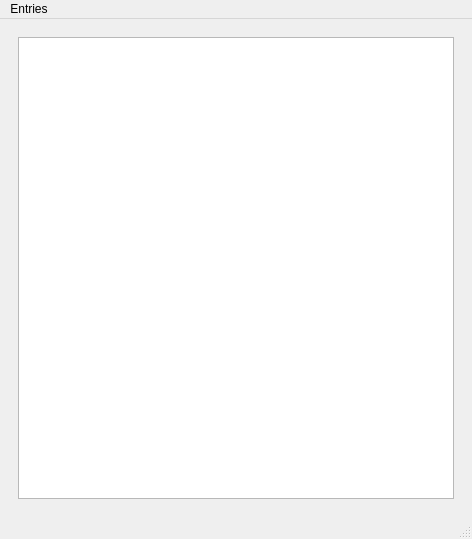
<?xml version="1.0" encoding="UTF-8"?>
<ui version="4.0">
 <class>MainWindow</class>
 <widget class="QMainWindow" name="MainWindow">
  <property name="geometry">
   <rect>
    <x>0</x>
    <y>0</y>
    <width>472</width>
    <height>539</height>
   </rect>
  </property>
  <property name="windowTitle">
   <string>MainWindow</string>
  </property>
  <widget class="QWidget" name="centralwidget">
   <layout class="QGridLayout" name="gridLayout">
    <item row="0" column="0">
     <widget class="QStackedWidget" name="stackedWidget">
      <widget class="QWidget" name="listPage">
       <layout class="QGridLayout" name="gridLayout_2">
        <item row="0" column="0">
         <widget class="QListWidget" name="listWidget"/>
        </item>
       </layout>
      </widget>
      <widget class="QWidget" name="detailPage">
       <layout class="QGridLayout" name="gridLayout_3">
        <item row="0" column="0">
         <widget class="QLabel" name="label">
          <property name="text">
           <string>Name:</string>
          </property>
         </widget>
        </item>
        <item row="0" column="1">
         <widget class="QLineEdit" name="nameEdit"/>
        </item>
        <item row="1" column="0">
         <widget class="QLabel" name="label_2">
          <property name="text">
           <string>Birthday:</string>
          </property>
         </widget>
        </item>
        <item row="1" column="1">
         <widget class="QDateEdit" name="birthdayEdit"/>
        </item>
        <item row="2" column="0">
         <widget class="QLabel" name="label_3">
          <property name="text">
           <string>Address:</string>
          </property>
         </widget>
        </item>
        <item row="2" column="1">
         <widget class="QPlainTextEdit" name="addressEdit"/>
        </item>
        <item row="3" column="0">
         <widget class="QLabel" name="label_4">
          <property name="text">
           <string>Phone Numbers:</string>
          </property>
         </widget>
        </item>
        <item row="3" column="1">
         <widget class="QPlainTextEdit" name="phoneNumbersEdit"/>
        </item>
        <item row="4" column="1">
         <widget class="QDialogButtonBox" name="buttonBox">
          <property name="standardButtons">
           <set>QDialogButtonBox::Discard|QDialogButtonBox::Reset|QDialogButtonBox::Save</set>
          </property>
         </widget>
        </item>
       </layout>
      </widget>
     </widget>
    </item>
   </layout>
  </widget>
  <widget class="QMenuBar" name="menubar">
   <property name="geometry">
    <rect>
     <x>0</x>
     <y>0</y>
     <width>472</width>
     <height>22</height>
    </rect>
   </property>
   <widget class="QMenu" name="menuEntries">
    <property name="title">
     <string>Entries</string>
    </property>
    <addaction name="actionAdd"/>
    <addaction name="actionEdit"/>
    <addaction name="actionRemove"/>
   </widget>
   <addaction name="menuEntries"/>
  </widget>
  <widget class="QStatusBar" name="statusbar"/>
  <action name="actionAdd">
   <property name="text">
    <string>Add</string>
   </property>
  </action>
  <action name="actionEdit">
   <property name="text">
    <string>Edit</string>
   </property>
  </action>
  <action name="actionRemove">
   <property name="text">
    <string>Remove</string>
   </property>
  </action>
 </widget>
 <resources/>
 <connections/>
</ui>
